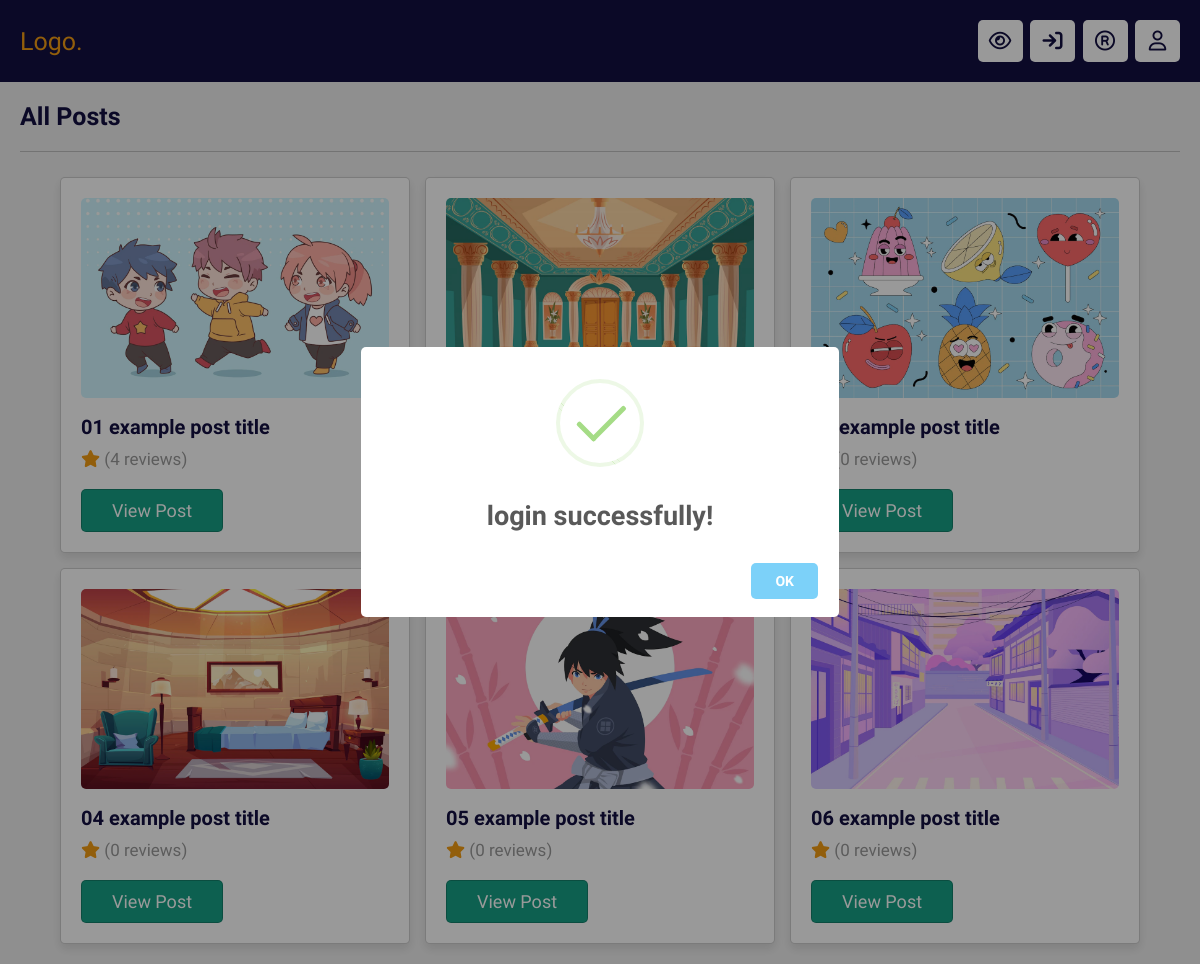
Page /all_posts.php (signed in) on the committed database.
### tables this page shows
CREATE TABLE `posts` (
  `id` varchar(20) NOT NULL,
  `title` varchar(50) NOT NULL,
  `image` varchar(30) NOT NULL
);

### all_posts.php (the view, shortened to what this page needs)
<?php
require('./assets/components/connect.php');
?>
<!DOCTYPE html>
<html lang="en">
<head>
    <link rel="stylesheet" href="https://cdnjs.cloudflare.com/ajax/libs/font-awesome/6.4.2/css/all.min.css">
    <link rel="stylesheet" href="./assets/css/style.css">
</head>
<body>
<?php  require('./assets/components/header.php');  ?>
<section class="all-posts">
    <div class="heading"><h1>all posts</h1></div>
    <div class="box-container">
        <?php
        $select_posts = $conn->prepare("SELECT * FROM `posts`");
        $select_posts->execute();
        if($select_posts->rowCount() > 0){
            while($fetch_posts = $select_posts->fetch(PDO::FETCH_ASSOC)){
            $post_id = $fetch_posts['id'];
            $select_reviews = $conn->prepare("SELECT * FROM `reviews` WHERE post_id= ?");
            $select_reviews->execute(array($post_id));
            $total_reviews = $select_reviews->rowCount();
        ?>
        <div class="box">
            <img src="./assets/uploaded_files/<?= $fetch_posts['image']; ?>" class="image" alt="">
            <h3 class="title"><?= $fetch_posts['title']; ?></h3>
            <p class="total-reviews"><i class="fas fa-star"></i> (<?= $total_reviews; ?> reviews)</p>
            <a href="./view_post.php?get_id=<?= $post_id; ?>" class="inline-btn">view post</a>
        </div>
        <?php
        }
        }else{
            echo '<p class="empty">no posts added yet!</p>';
        }
        ?>
    </div>
</section>
</body>
</html>

### assets/css/style.css (style rules this page uses)
:root { --main-color: #16a085; --red: #eb4d4b; --orange: #f39c12; --black: #130f40; --light-color: #999; --light-bg: #eee; --white: #fff; --border: 0.1rem solid rgba(0, 0, 0, 0.2); --box-shadow: 0 0.5rem 1rem rgba(0, 0, 0, 0.1); }
* { margin: 0; padding: 0; box-sizing: border-box; text-decoration: none; outline: 0; border: 0; font-family: "Comfortaa", sans-serif; scrollbar-color: var(--main-color) --black; scrollbar-width: thin; }
html { font-size: 62.5%; overflow-x: hidden; }
body { background: var(--light-bg); }
section { max-width: 1200px; margin: 0 auto; padding: 2rem; }
.heading { display: flex; flex-wrap: wrap; align-items: center; justify-content: space-between; padding-bottom: 2rem; margin-bottom: 2.5rem; gap: 1.5rem; border-bottom: var(--border); }
.heading h1 { font-size: 2.5rem; color: var(--black); text-transform: capitalize; }
.inline-btn, .inline-option-btn, .inline-delete-btn { display: inline-block; }
.btn, .option-btn, .delete-btn, .inline-btn, .inline-option-btn, .inline-delete-btn { margin-top: 1rem; text-align: center; padding: 1rem 3rem; font-size: 1.8rem; border: var(--border); border-radius: 0.5rem; color: var(--white); cursor: pointer; text-transform: capitalize; }
.btn, .inline-btn { background: var(--main-color); }
.all-posts .box-container { display: grid; grid-template-columns: repeat(auto-fit, 35rem); gap: 1.5rem; align-items: flex-start; justify-content: center; }
.all-posts .box-container .box { padding: 2rem; box-shadow: var(--box-shadow); background: var(--white); border: var(--border); border-radius: 0.5rem; }
.all-posts .box-container .box p { color: var(--light-color); }
.all-posts .box-container .box .image { width: 100%; height: 20rem; object-fit: cover; border-radius: 0.5rem; margin-bottom: 1.5rem; }
.all-posts .box-container .box .title { font-size: 2rem; color: var(--black); text-overflow: ellipsis; overflow-x: hidden; }
.all-posts .box-container .box .total-reviews { font-size: 1.7rem; padding: 1rem 0; }
.all-posts .box-container .box .total-reviews i { color: var(--orange); }

### rows in the picture
posts: image (picture), title "01 example post title", total_reviews "4"
posts: image (picture)
posts: image (picture), title "03 example post title", total_reviews "0"
posts: image (picture), title "04 example post title", total_reviews "0"
posts: image (picture), title "05 example post title", total_reviews "0"
posts: image (picture), title "06 example post title", total_reviews "0"
